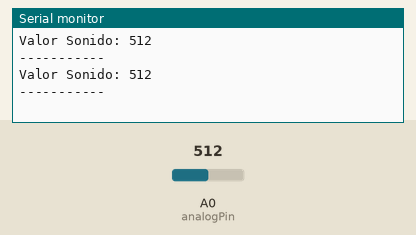
The sketch below on a simulated Arduino Uno, built with avr-gcc and run on an emulated ATmega328P. Shown: the last lines printed to the serial monitor. The inputs (shaded band) are chosen by the test bench; at power-on: A0 (analogPin) = 512.

Above: at 1.8 s.
1.9 s: A0 (analogPin) set to 716
At 2.4 s:
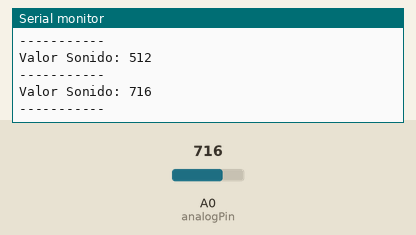
3.4 s: A0 (analogPin) set to 900
At 4.8 s:
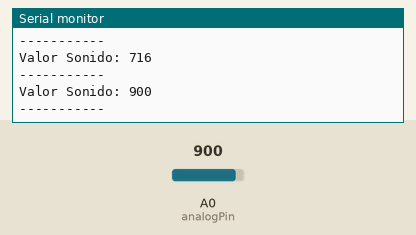
Timing chart, 0 to 6.4 s (numbered marks = the images above; inputs shaded):
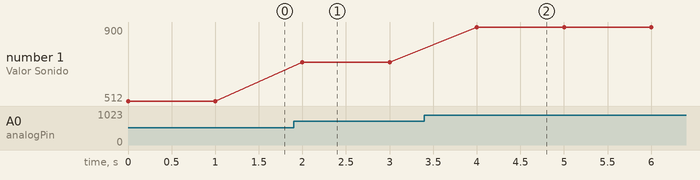

The sketch:

Vumeter.ino
```cpp
//------------------------------------------------------
//PROGRAMA: Vumeter.ino (Arduino UNO rev3)
//Autor: Enrique Rodriguez Vela (Febrero-2018)
//Descripción:
//Modulos usados: Plataforma Plumbot
//-------------------------------------------------------
  int analogPin = A0;
  word valorSound = 0;


void setup() {
 Serial.begin(9600);

}

void loop() {
  valorSound = analogRead(analogPin);

  Serial.print("Valor Sonido: ");
  Serial.println(valorSound);
  Serial.println("-----------");
  delay(1000);

}
```

Measured:
- after the input at 1.9 s, the serial monitor: prints a new line after 0.10 s (image 1)
- after the input at 3.4 s, the serial monitor: prints a new line after 0.60 s (image 2)
- plotted number 1: 512 → 716 after the input at 1.9 s, 716 → 900 after the input at 3.4 s
